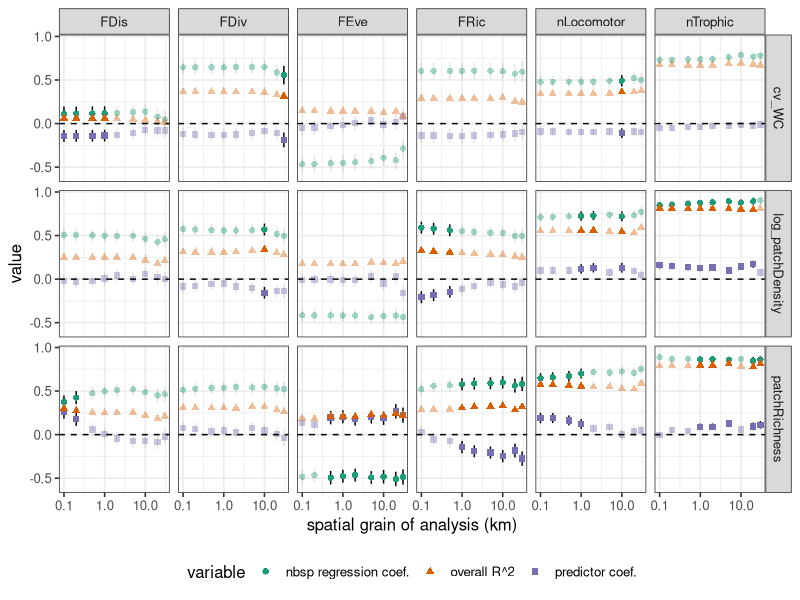

This figure's R source: (Note: this script raises an error after producing the figure.)
library(tidyverse)
func <- read.csv(file = "DATA/full_heterogeneity_functional_dataset.csv", header=T)
func$log_nPatches <- log10(func$nPatches)
func$log_area <- log10(func$area)
func[func==-Inf] <- NA
func$cv_WC <- func$stddev_WC/func$mean_WC
func$log_patchDensity <- log10(func$nPatches/func$area)



nested_func <- 
  func %>% 
  group_by(analysis_scale) %>% 
  nest() %>%
  arrange(analysis_scale)
rm(func)
nested_func <- mutate(nested_func, 
                      FDiv_patchDensity_model = map(data, function(df) lm(scale(FDiv) ~ scale(log_patchDensity) + scale(nbsp) , data=df)),
                      FDiv_CVwc_model =  map(data, function(df) lm(scale(FDiv) ~ scale(cv_WC) + scale(nbsp) , data=df)),
                      FDiv_patchRichness_model =  map(data, function(df) lm(scale(FDiv) ~ scale(patchRichness) + scale(nbsp) , data=df)),
                      
                      FEve_patchDensity_model = map(data, function(df) lm(scale(FEve) ~ scale(log_patchDensity) + scale(nbsp) , data=df)),
                      FEve_CVwc_model =  map(data, function(df) lm(scale(FEve) ~ scale(cv_WC) + scale(nbsp) , data=df)),
                      FEve_patchRichness_model =  map(data, function(df) lm(scale(FEve) ~ scale(patchRichness) + scale(nbsp) , data=df)),
                      
                      FRic_patchDensity_model = map(data, function(df) lm(scale(FRic) ~ scale(log_patchDensity) + scale(nbsp) , data=df)),
                      FRic_CVwc_model =  map(data, function(df) lm(scale(FRic) ~ scale(cv_WC) + scale(nbsp) , data=df)),
                      FRic_patchRichness_model =  map(data, function(df) lm(scale(FRic) ~ scale(patchRichness) + scale(nbsp) , data=df)),
                      
                      FDis_patchDensity_model = map(data, function(df) lm(scale(FDis) ~ scale(log_patchDensity) + scale(nbsp) , data=df)),
                      FDis_CVwc_model =  map(data, function(df) lm(scale(FDis) ~ scale(cv_WC) + scale(nbsp) , data=df)),
                      FDis_patchRichness_model =  map(data, function(df) lm(scale(FDis) ~ scale(patchRichness) + scale(nbsp) , data=df)),
                      
                      nLocomotor_patchDensity_model = map(data, function(df) lm(scale(nLocomotor) ~ scale(log_patchDensity) + scale(nbsp) , data=df)),
                      nLocomotor_CVwc_model =  map(data, function(df) lm(scale(nLocomotor) ~ scale(cv_WC) + scale(nbsp) , data=df)),
                      nLocomotor_patchRichness_model =  map(data, function(df) lm(scale(nLocomotor) ~ scale(patchRichness) + scale(nbsp) , data=df)),
                      
                      nTrophic_patchDensity_model = map(data, function(df) lm(scale(nTrophic) ~ scale(log_patchDensity) + scale(nbsp) , data=df)),
                      nTrophic_CVwc_model =  map(data, function(df) lm(scale(nTrophic) ~ scale(cv_WC) + scale(nbsp) , data=df)),
                      nTrophic_patchRichness_model =  map(data, function(df) lm(scale(nTrophic) ~ scale(patchRichness) + scale(nbsp) , data=df))
                      )


extract_coefs <- function(mod) {
  #function to extract predictor coef and se plus covariate (nbsp), as well as predictor coef and se
  # plus p values and overall r^2
  stopifnot("lm" %in% class(mod))
  
  #turn the call into character vector so we can extract stuff from it
  call_ch <- as.character(mod$call)[2]
  #remove nbsp part because its always last and we don't need it
  call_ch <- gsub(" \\+ scale\\(nbsp\\)", "", call_ch)
  #remove the scale() part
  response_pred <- gsub("\\)", "", 
                    gsub("scale\\(","", 
                         strsplit(call_ch, " ~ ")[[1]]
                         )
                    )
  mod_summary <- summary(mod)
  return(
    data.frame(
      response = response_pred[1],
      predictor = response_pred[2],
      predictor_coef = mod_summary$coefficients[2,1],
      predictor_se= mod_summary$coefficients[2,2],
      covariate_coef = mod_summary$coefficients[3,1],
      covariate_se = mod_summary$coefficients[3,2],
      predictor_p = mod_summary$coefficients[2,4],
      covariate_p = mod_summary$coefficients[3,4], 
      overall_r2 = mod_summary$r.squared
    )
  )
  
  }

results <- lapply(1:nrow(nested_func), FUN=function(i) {
  var_col_indices <- which(!names(nested_func) %in% c("analysis_scale", "data"))
  lapply(var_col_indices, FUN=function(j) {
    result <- extract_coefs(nested_func[i,j][[1]][[1]])
    result$analysis_scale <- nested_func[i,"analysis_scale"][[1]]
    return(result)
  })
})

results <- lapply(results, FUN=function(x){
  return(do.call(rbind, x))
})

results <- do.call(rbind, results)

levels(results$predictor) <- c("patchDensity", "CV woody cover", "patchRichness")

results$predictor_alpha <- as.numeric(results$predictor_p<=0.05)
results$predictor_alpha[results$predictor_alpha==0] <- 0.4
results$covariate_alpha <- as.numeric(results$covariate_p<=0.05)
results$covariate_alpha[results$covariate_alpha==0] <- 0.4

theme_set(theme_bw(12))


forGG <- gather(results, key="variable", value="value", predictor_coef, covariate_coef, overall_r2)
regParams <- ggplot(forGG) + 
  geom_segment(data=results, aes(x=analysis_scale/1000, xend=analysis_scale/1000, y=predictor_coef - predictor_se, yend=predictor_coef + predictor_se, alpha=predictor_alpha)) + 
  geom_segment(data=results, aes(x=analysis_scale/1000, xend=analysis_scale/1000, y=covariate_coef - covariate_se, yend=covariate_coef + covariate_se,alpha=predictor_alpha)) + 
  geom_point(aes(x=analysis_scale/1000, y=value, shape=variable, color=variable), size=1.8, alpha=rep(results$predictor_alpha,3)) + 
  facet_grid(predictor~response) + 
  geom_hline(yintercept = 0, linetype="dashed") + 
  labs(x="spatial grain of analysis (km)", y="value") + 
  scale_x_continuous(trans = "log10") + 
  theme(legend.position = "bottom") + 
  scale_color_manual(values=c("#1b9e77", "#d95f02","#7570b3"), labels=c("nbsp regression coef.", "overall R^2", "predictor coef.")) + 
  scale_shape(labels=c("nbsp regression coef.", "overall R^2", "predictor coef.")) +  
  scale_alpha(guide="none")
ggsave("FIGURES/Fig4_regression_parameters.pdf",plot = regParams,  height=5, width=8)


write.table(dplyr::select(results, -predictor_alpha, -covariate_alpha), file="./TABLES/regression_results_table.csv", row.names = F, sep=",")


